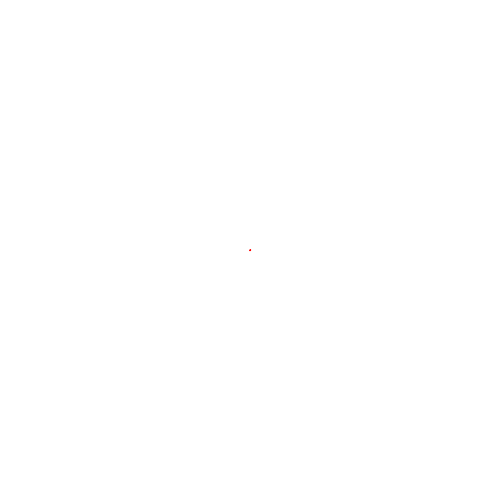
Frame 1 (no input)
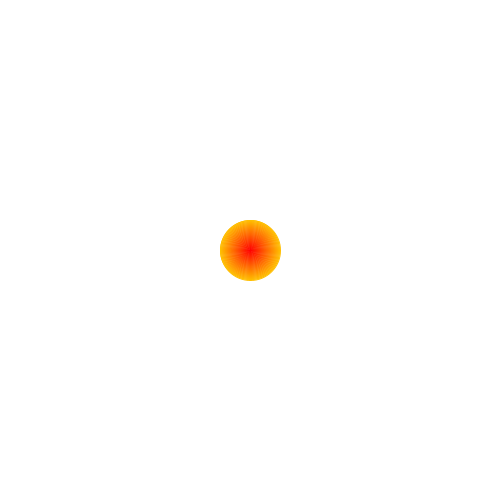
Frame 60 (the mouse pressed at the canvas centre just before this capture)
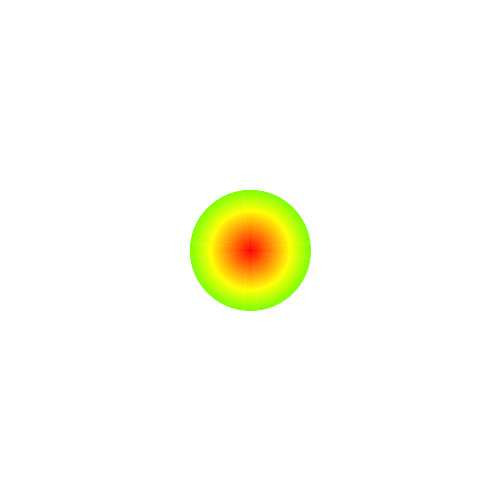
Frame 120 (the mouse held since frame 60 and released just before this capture)

The Processing sketch that drew these frames (run headless with seeded random() and noise(); from frame 60 on, the mouse is pressed at the canvas centre):

// Processing sketch: fp_pg_q_07_17
// ── fp_pg_q_07_17.pde
// 問題 7.17 図 5.7(d) に示すような色相が同心円の半径に比例して滑らかに変化している図の色相が時間とともに変化
// するアニメーションを作成せよ．
private float r = 475;
private float x = 0;
private float y = 0;
private float h = 0;
private float s = 0;
private float b = 0;
private float i = 1;
private float j = 0;
private float wid = 0;
private float hit = 0;
private boolean flg = true;
private Color[] cl = new Color[int(this.r) + 1];

void setup(){
  smooth();
  size(500, 500);
  background(255, 255, 255);
  colorMode(HSB, (width - width/20));
  frameRate(30);
  this.b = (width - width/20);
  this.s = width;
}


void draw(){
  if(this.i <= this.r){
    this.cl[int(i)] = new Color(this.h, this.s, this.b, this.wid, this.hit);
    noFill();
    stroke(this.cl[int(i)].getH(), this.cl[int(i)].getS(), this.cl[int(i)].getB());
    ellipse(width/2, height/2, this.i, this.i);
    this.h+=1;
    this.s+=1;
    this.wid+=1;
    this.hit+=1;
  } else if (this.r < this.i) {
    if(j == 0){
      if(flg){
        flg = false;
      } else {
        flg = true;
      }
    }
    if(flg){
      h+=1;
      s+=1;
      b+=1;
    }else{
      h-=1;
      s-=1;
      b-=1;
    }
    noFill();
    stroke(h, s, b);
    ellipse(width/2, height/2, wid, hit);
    if((width - width/20) < j){
      j = 0;
    } else {
      j++;
    }
  }
  this.i += 1;
}

// ── Color.pde
class Color {
  private float h = 0;
  private float s = 0;
  private float b = 0;
  private float wid = 0;
  private float hit = 0;

  public void setH(float h){
    this.h = h;
  }
  public float getH(){
    return this.h;
  }
  public void setS(float s){
    this.s = s;
  }
  public float getS(){
    return this.s;
  }
  public void setB(float b){
    this.b = b;
  }
  public float getB(){
    return this.b;
  }
  public void setWid(float wid){
    this.wid = wid;
  }
  public float getWid(){
    return this.wid;
  }
  public void setHit(float hit){
    this.hit = hit;
  }
  public float getHit(){
    return this.hit;
  }

  Color(float h, float s, float b, float wid, float hit){
    this.h = h;
    this.s = s;
    this.b = b;
    this.wid = wid;
    this.hit = hit;
  }
}
